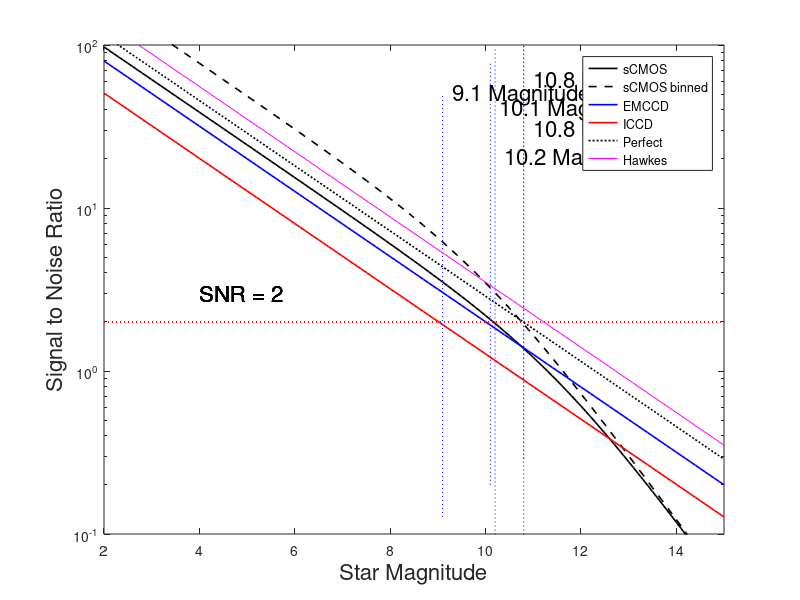

This figure's MATLAB source:
% calculate response in camera to star magnitudes

clear all; close all;

% camera specs: sCMOS, EMCCD, ICCD, perfect
framerate = [30 30 30 30 30];
lensd = 25e-3;
lensf = 1.4;
pixd = [6.5 6.5 16 10 10]*1e-6;     % microns
lambda = 600e-9;
QE = [0.72 0.72 0.95 0.5 1];
gain = [1 1 100 100 1];
readnoise = [1.2 1.2 1.0 0 0];
darknoise = [0.14 0.14 0.0001 0 0];
enf = [1.0 1.0 1.4 1.6 1.0]; % excess noise factor for EMCCD

background = 5000; % 5 kR at 600 nm (roughly)

% convert star magnitudes to brightness (flux)
M_sun = -26.77;   % Absolute bolo mag
F_sun = 1360; % W/m2
M = 5:0.1:18;

Flux = F_sun * 2.512.^(M_sun - M);

% assume we have an f/1, 50 mm lens. Area is then pi*(0.05/2)^2.

power = Flux * pi * (lensd/2)^2;

% convert watts to photons / sec, assuming 600 nm wavelength

h = 6.626e-34;
c = 3e8;
energyperphoton = h*c/lambda;

photonspersec = power / energyperphoton;

h1 = figure(1);
ax = axes;
set(ax,'fontsize',14);

colors = [{'k'} {'k--'} {'b'} {'r'} {'k:'}];

for k = 1:length(framerate),
    
    
    inttime = 1/framerate(k);
    photons = photonspersec * inttime;
    sig_electrons = photons * QE(k) * gain(k);
    
    % photon background
    aomega = (pi/4) * (pixd(k)*100/lensf)^2;
    bg_photons = background * 1e6/4/pi * aomega * inttime;
    
    if k == 2,
        sig_electrons = sig_electrons * 4;
        bg_photons = bg_photons * 4;
        readnoise(k) = readnoise(k) * 4;
        darknoise(k) = darknoise(k) * 4;
    end
    
    bg_electrons = QE(k) * bg_photons * gain(k);
    
    noise = sqrt( (enf(k)*gain(k))^2 * (sig_electrons/gain(k) + darknoise(k)^2) + readnoise(k)^2 );
    
    SNR = sig_electrons ./ noise;
    
    
    hand(k) = semilogy(ax,M-3,SNR,colors{k},'linewidth',1.2);
    hold(ax,'on');
    plot(ax,[M(1) M(end)]-3,[2 2],'r:');
    xlabel('Star Magnitude','Fontsize',16);
    ylabel('Signal to Noise Ratio','Fontsize',16);
    
    ind = find(SNR < 2,1,'first');
    plot(ax,[M(ind) M(ind)]-3,[min(SNR) max(SNR)],'b:');
    text(4,3,'SNR = 2','parent',ax,'fontsize',16);
    text(M(ind)+0.2-3,10+10*k,sprintf('%.1f Magnitude',M(ind)-3),'parent',ax,'fontsize',16);
    
    i = find(M>12,1,'first');
    fprintf('SNR at magnitude 10 = %.2f\n',SNR(i));
    
end

set(ax,'ylim',[1e-1 1e2]);
set(ax,'xlim',[2 15]);

%% for comparison, plot Hawkes equation 5.4.3

hSNR = logspace(-2,2,200);
R = 1e5;    % distance in meters
tau = 1/framerate(1);    % integration time
D = lensd;
n = hSNR.^2;     % number of signal photons
gamma = 0.9;    % lens transmission coeff.
eps = QE(1);

me = 49.9 - 2.5 * log10(n*R^2/(gamma*eps*D^2*tau));

hand(k+1) = plot(ax,me,hSNR,'m');

legend(hand,'sCMOS','sCMOS binned','EMCCD','ICCD','Perfect','Hawkes');

